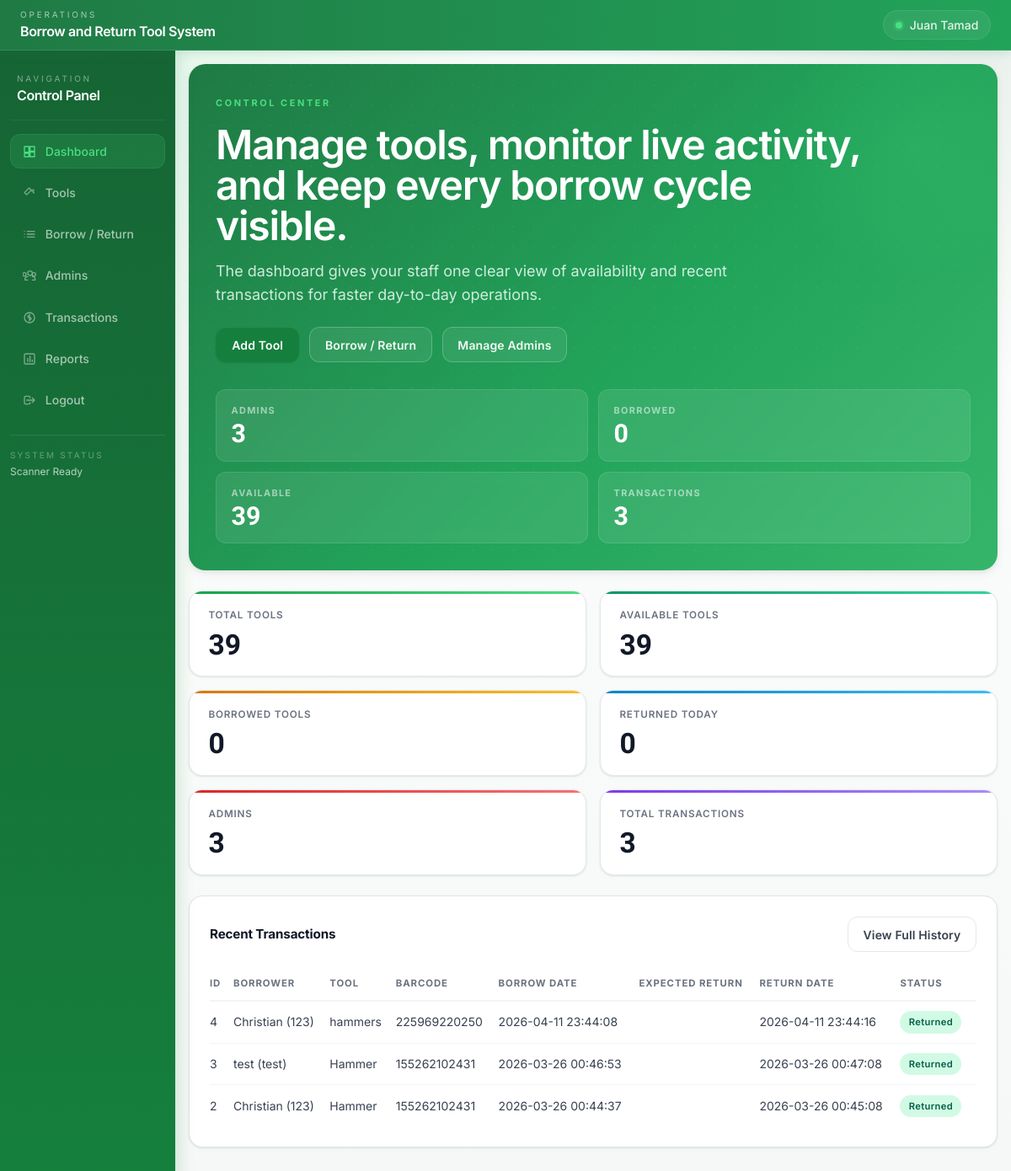
The page /dashboard (signed in) on the database its author committed.
### tables this page shows
CREATE TABLE transactions (
            id INTEGER PRIMARY KEY AUTOINCREMENT,
            borrower_id INTEGER NOT NULL,
            tool_id INTEGER NOT NULL,
            barcode TEXT NOT NULL,
            borrow_date TEXT NOT NULL,
            expected_return_date TEXT NOT NULL,
            return_date TEXT,
            status TEXT NOT NULL, lent_by_admin_id INTEGER,
            FOREIGN KEY (borrower_id) REFERENCES borrowers(id),
            FOREIGN KEY (tool_id) REFERENCES tools(id)
        );

CREATE TABLE borrowers (
            id INTEGER PRIMARY KEY AUTOINCREMENT,
            borrower_name TEXT NOT NULL,
            borrower_id TEXT NOT NULL UNIQUE,
            course_department TEXT NOT NULL,
            contact_number TEXT NOT NULL
        );

CREATE TABLE tools (
            id INTEGER PRIMARY KEY AUTOINCREMENT,
            tool_name TEXT NOT NULL,
            tool_code TEXT NOT NULL UNIQUE,
            category TEXT NOT NULL,
            description TEXT,
            quantity INTEGER NOT NULL DEFAULT 0,
            available_quantity INTEGER NOT NULL DEFAULT 0,
            barcode TEXT NOT NULL UNIQUE,
            barcode_image TEXT,
            status TEXT NOT NULL DEFAULT 'Available',
            date_added TEXT NOT NULL
        , tool_image TEXT);

### app.py (the view)
@app.route("/dashboard")
@login_required
def dashboard():
    db = get_db()
    total_tools = db.execute("SELECT COUNT(*) AS total FROM tools").fetchone()["total"]
    available_tools = db.execute(
        "SELECT COUNT(*) AS total FROM tools WHERE available_quantity > 0"
    ).fetchone()["total"]
    borrowed_tools = db.execute(
        "SELECT COUNT(*) AS total FROM transactions WHERE status = 'borrowed'"
    ).fetchone()["total"]
    returned_today = db.execute(
        "SELECT COUNT(*) AS total FROM transactions WHERE DATE(return_date) = ?",
        (date.today().isoformat(),),
    ).fetchone()["total"]
    total_transactions = db.execute("SELECT COUNT(*) AS total FROM transactions").fetchone()["total"]
    total_admins = db.execute("SELECT COUNT(*) AS total FROM admins").fetchone()["total"]
    recent_transactions = db.execute(
        """
        SELECT t.id,
               b.borrower_name,
               b.borrower_id,
               tl.tool_name,
               t.barcode,
               t.borrow_date,
               t.expected_return_date,
               t.return_date,
               t.status
        FROM transactions t
        JOIN borrowers b ON b.id = t.borrower_id
        JOIN tools tl ON tl.id = t.tool_id
        ORDER BY t.id DESC
        LIMIT 10
        """
    ).fetchall()
    return render_template(
        "dashboard.html",
        total_tools=total_tools,
        available_tools=available_tools,
        borrowed_tools=borrowed_tools,
        returned_today=returned_today,
        total_transactions=total_transactions,
        total_admins=total_admins,
        recent_transactions=recent_transactions,
    )

### app.py (called while the page is built)
def get_db():
    if "db" not in g:
        g.db = sqlite3.connect(DATABASE_PATH)
        g.db.row_factory = sqlite3.Row
        ensure_schema(g.db)
    return g.db

def login_required(view_func):
    @wraps(view_func)
    def wrapped_view(*args, **kwargs):
        if session.get("admin_id") is None:
            flash("Please log in to continue.", "warning")
            return redirect(url_for("login"))
        return view_func(*args, **kwargs)
    return wrapped_view

@app.template_filter("status_label")
def status_label(status_value):
    status_map = {
        "borrowed": "Borrowed",
        "returned": "Returned",
        "returned_overdue": "Returned (Overdue)",
    }
    return status_map.get(status_value, str(status_value).title())

@app.template_filter("status_badge")
def status_badge(status_value):
    if status_value == "borrowed":
        return "bg-amber-100 text-amber-800"
    if status_value == "returned_overdue":
        return "bg-red-100 text-red-800"
    if status_value == "returned":
        return "bg-emerald-100 text-emerald-800"
    return "bg-slate-100 text-slate-800"

### templates/dashboard.html (shortened to what this page needs)
{% extends 'base.html' %}
{% block content %}
<div class="space-y-6">
    <section class="hero-panel p-6 md:p-8 overflow-hidden">
        <div class="grid grid-cols-1 xl:grid-cols-[1.2fr_0.8fr] gap-8 items-end relative z-10">
            <div class="space-y-4 max-w-3xl">
                <span class="eyebrow">Control Center</span>
                <h2 class="text-3xl md:text-5xl font-semibold tracking-tight text-white leading-tight">Manage tools, monitor live activity, and keep every borrow cycle visible.</h2>
                <p class="text-emerald-50/85 text-base md:text-lg max-w-2xl">The dashboard gives your staff one clear view of availability and recent transactions for faster day-to-day operations.</p>
                <div class="flex flex-wrap gap-3 pt-2">
                    <a href="{{ url_for('tools') }}" class="btn-primary">Add Tool</a>
                    <a href="{{ url_for('borrow_tool') }}" class="btn-outline">Borrow / Return</a>
                    <a href="{{ url_for('admins') }}" class="btn-outline">Manage Admins</a>
                </div>
            </div>
            <div class="grid grid-cols-2 gap-3">
                <div class="mini-stat-card">
                    <span class="mini-stat-label">Admins</span>
                    <span class="mini-stat-value">{{ total_admins }}</span>
                </div>
                <div class="mini-stat-card">
                    <span class="mini-stat-label">Borrowed</span>
                    <span class="mini-stat-value">{{ borrowed_tools }}</span>
                </div>
                <div class="mini-stat-card">
                    <span class="mini-stat-label">Available</span>
                    <span class="mini-stat-value">{{ available_tools }}</span>
                </div>
                <div class="mini-stat-card">
                    <span class="mini-stat-label">Transactions</span>
                    <span class="mini-stat-value">{{ total_transactions }}</span>
                </div>
            </div>
        </div>
        <div class="hero-orb"></div>
    </section>
    <section class="grid grid-cols-1 sm:grid-cols-2 xl:grid-cols-3 gap-4">
        <div class="stat-card stat-maroon">
            <p class="stat-label">Total Tools</p>
            <p class="stat-value">{{ total_tools }}</p>
        </div>
        <div class="stat-card stat-emerald">
            <p class="stat-label">Available Tools</p>
            <p class="stat-value">{{ available_tools }}</p>
        </div>
        <div class="stat-card stat-amber">
            <p class="stat-label">Borrowed Tools</p>
            <p class="stat-value">{{ borrowed_tools }}</p>
        </div>
        <div class="stat-card stat-sky">
            <p class="stat-label">Returned Today</p>
            <p class="stat-value">{{ returned_today }}</p>
        </div>
        <div class="stat-card stat-rose">
            <p class="stat-label">Admins</p>
            <p class="stat-value">{{ total_admins }}</p>
        </div>
        <div class="stat-card stat-plum">
            <p class="stat-label">Total Transactions</p>
            <p class="stat-value">{{ total_transactions }}</p>
        </div>
    </section>
    <section class="surface-panel p-4 md:p-6">
        <div class="section-head">
            <h3 class="section-title">Recent Transactions</h3>
            <a href="{{ url_for('transactions') }}" class="btn-outline">View Full History</a>
        </div>
        <div class="table-wrap">
            <table class="min-w-full text-sm data-table">
                <thead>
                    <tr class="text-left border-b">
                        <th class="py-2 pr-3">ID</th>
                        <th class="py-2 pr-3">Borrower</th>
                        <th class="py-2 pr-3">Tool</th>
                        <th class="py-2 pr-3">Barcode</th>
                        <th class="py-2 pr-3">Borrow Date</th>
                        <th class="py-2 pr-3">Expected Return</th>
                        <th class="py-2 pr-3">Return Date</th>
                        <th class="py-2 pr-3">Status</th>
                    </tr>
                </thead>
                <tbody>
                    {% for tx in recent_transactions %}
                    <tr class="border-b last:border-0">
                        <td class="py-2 pr-3">{{ tx.id }}</td>
                        <td class="py-2 pr-3">{{ tx.borrower_name }} ({{ tx.borrower_id }})</td>
                        <td class="py-2 pr-3">{{ tx.tool_name }}</td>
                        <td class="py-2 pr-3">{{ tx.barcode }}</td>
                        <td class="py-2 pr-3">{{ tx.borrow_date }}</td>
                        <td class="py-2 pr-3">{{ tx.expected_return_date }}</td>
                        <td class="py-2 pr-3">{{ tx.return_date or '-' }}</td>
                        <td class="py-2 pr-3">
                            <span class="badge {{ tx.status | status_badge }}">{{ tx.status | status_label }}</span>
                        </td>
                    </tr>
                    {% else %}
                    <tr>
                        <td colspan="8" class="py-4 text-center text-slate-500">No recent transactions found.</td>
                    </tr>
                    {% endfor %}
                </tbody>
            </table>
        </div>
    </section>
</div>
{% endblock %}

### rows shown on the page
transactions: id "4", borrower_name "Christian", borrower_id "123", tool_name "hammers", barcode "225969220250", borrow_date "2026-04-11 23:44:08", return_date "2026-04-11 23:44:16", status|status_label "Returned"
transactions: id "3", borrower_name "test", borrower_id "test", tool_name "Hammer", barcode "155262102431", borrow_date "2026-03-26 00:46:53", return_date "2026-03-26 00:47:08", status|status_label "Returned"
transactions: id "2", borrower_name "Christian", borrower_id "123", tool_name "Hammer", barcode "155262102431", borrow_date "2026-03-26 00:44:37", return_date "2026-03-26 00:45:08", status|status_label "Returned"

### other values the page prints
{{ session.get('admin_full_name') or session.get('admin_username') }} "Juan Tamad"
{{ total_admins }} "3"
{{ borrowed_tools }} "0"
{{ available_tools }} "39"
{{ total_transactions }} "3"
{{ total_tools }} "39"
{{ returned_today }} "0"
